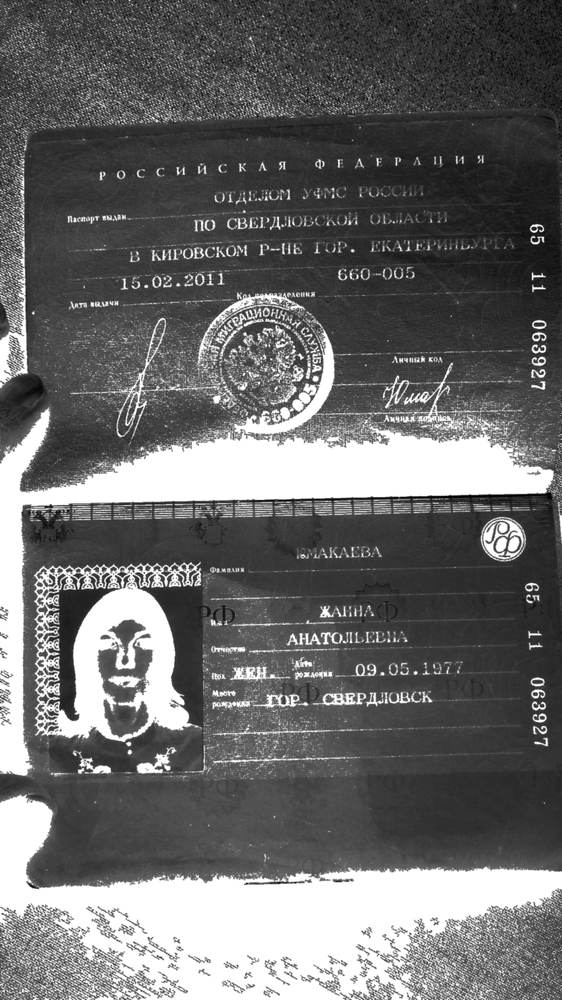
#> input picture cropped_img/9.png, 562 x 1000 px, shrunk from 1213 x 2158 before the run, given in place of 9.jpeg, which was not available
$ python test4.py
#> lines starting #> are read from the running program, lines starting #| are printed output that depends on the picture; after the words box and inside, x2 and y2 are one past the last pixel; in counts of white or black regions, pixels touching at a corner belong together; pictures that were not available may be replaced by others from this repository, and a replacement may not be noted
import cv2
import numpy as np
import pytesseract
from datetime import datetime
import pandas as pd

startTime = datetime.now()


img = cv2.imread('DataForOCR/9.jpeg')
#> img is the input picture: shape (1000, 562, 3); min 0, max 255, mean 106.2
gray = cv2.cvtColor(img, cv2.COLOR_BGR2GRAY)
invGamma = 1.0 / 0.3
table = np.array([((i / 255.0) ** invGamma) * 255 for i in np.arange(0, 256)]).astype(
    "uint8"
)

# apply gamma correction using the lookup table
gray = cv2.LUT(gray, table)
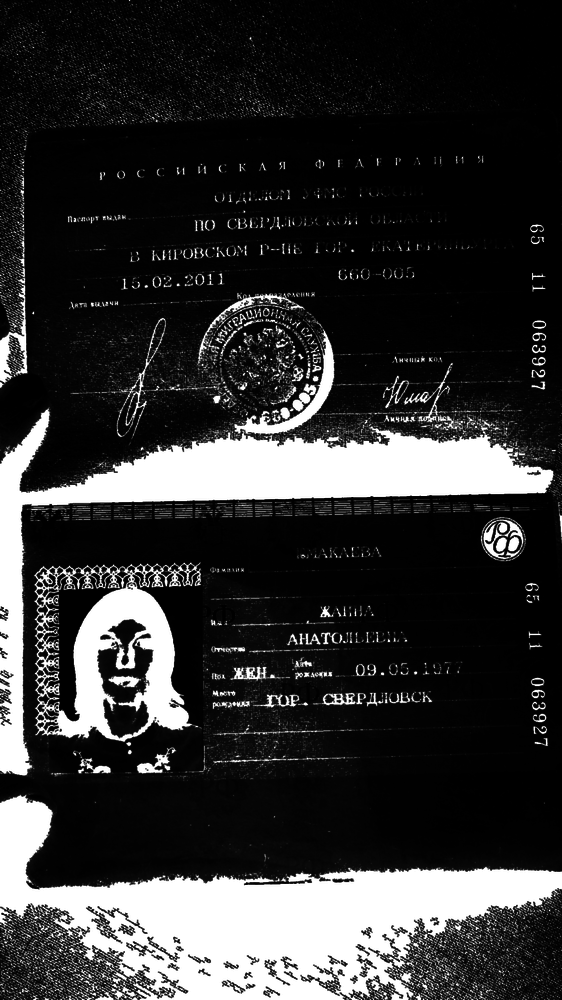
#> gray: shape (1000, 562); min 0, max 255, mean 52.1

ret, thresh1 = cv2.threshold(gray, 60, 255, cv2.THRESH_BINARY)
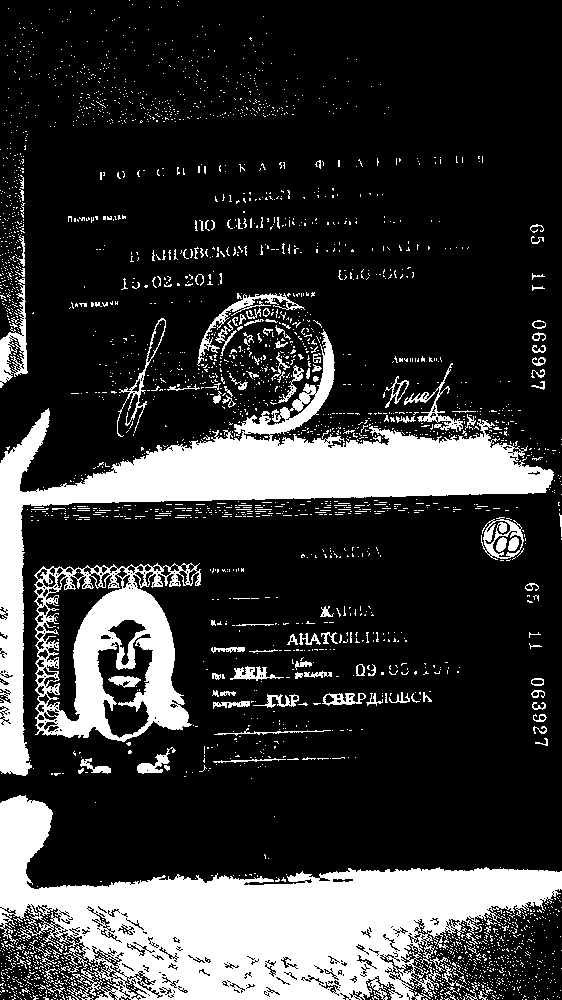
#> thresh1: shape (1000, 562); 21.5% white; 2971 white regions (2831 under 20 px)

contours, hierarchy = cv2.findContours(thresh1, cv2.RETR_TREE, cv2.CHAIN_APPROX_SIMPLE)[
    -2:
]
#> contours = 3951 contours, 3704 with area under 20; largest, box (x1, y1, x2, y2) and area: (0, 795, 562, 1000) 53932, (0, 329, 554, 776) 34942, (34, 563, 201, 742) 22510, (42, 574, 123, 722) 4164, (96, 633, 154, 739) 3356


def biggestRectangle(contours):
    biggest = None
    max_area = 0
    indexReturn = -1
    for index in range(len(contours)):
        i = contours[index]
        area = cv2.contourArea(i)
        if area > 100:
            peri = cv2.arcLength(i, True)
            approx = cv2.approxPolyDP(i, 0.1 * peri, True)
            if area > max_area:  # and len(approx)==4:
                biggest = approx
                max_area = area
                indexReturn = index
#> this loop made 3951 passes
#> (area, peri, biggest, max_area, indexReturn) on pass 815: (53932, 4007.6, [[0, 803], [561, 889]], 53932, 814)
#> (area, peri, approx) on passes 940, 1015, 1177, 1220, 1418, 1467: (146, 115.2, [[125, 984], [147, 993]]), (233, 173.1, [[87, 972], [118, 989]]), (329, 259.7, [[75, 949], [106, 969]]), (396, 272.2, [[424, 940], [422, 983]]), (238, 180.3, [[31, 905], [60, 921]]), (147, 110.4, [[81, 760], [110, 772]])
#> after the loop, indexReturn = 814; max_area = 53932
    return indexReturn


indexReturn = biggestRectangle(contours)
#> indexReturn = 814
hull = cv2.convexHull(contours[indexReturn])
#> hull = contour of 15 points, box (x1, y1, x2, y2) (0, 795, 562, 1000), area 84691

# create a crop mask
mask = np.zeros_like(img)  # Create mask where white is what we want, black otherwise
cv2.drawContours(mask, contours, indexReturn, 255, -1)  # Draw filled contour in mask
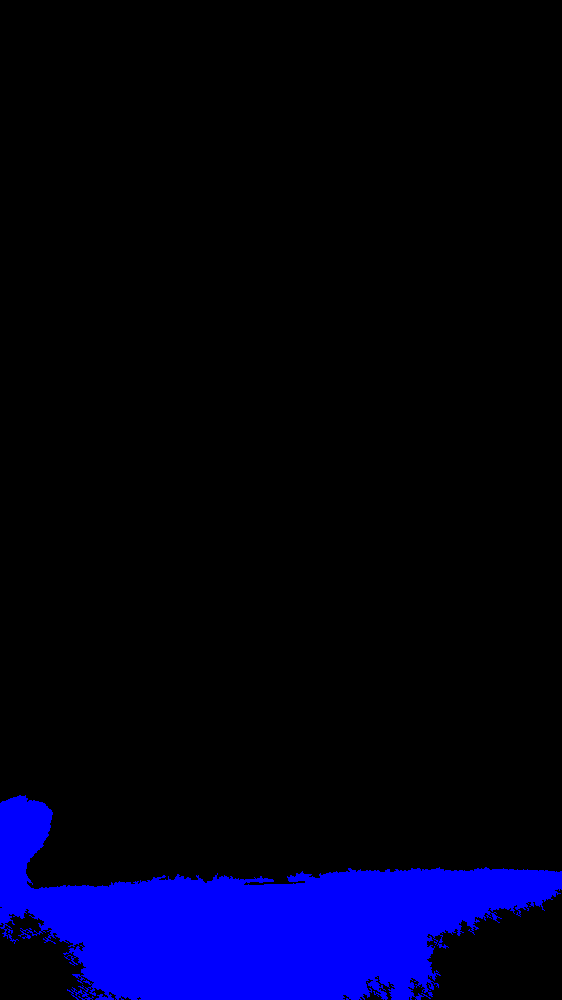
#> mask: shape (1000, 562, 3); mean of channels 0, 1, 2 25.2, 0, 0; drawn as B, G, R
out = np.zeros_like(img)  # Extract out the object and place into output image
out[mask == 255] = img[mask == 255]
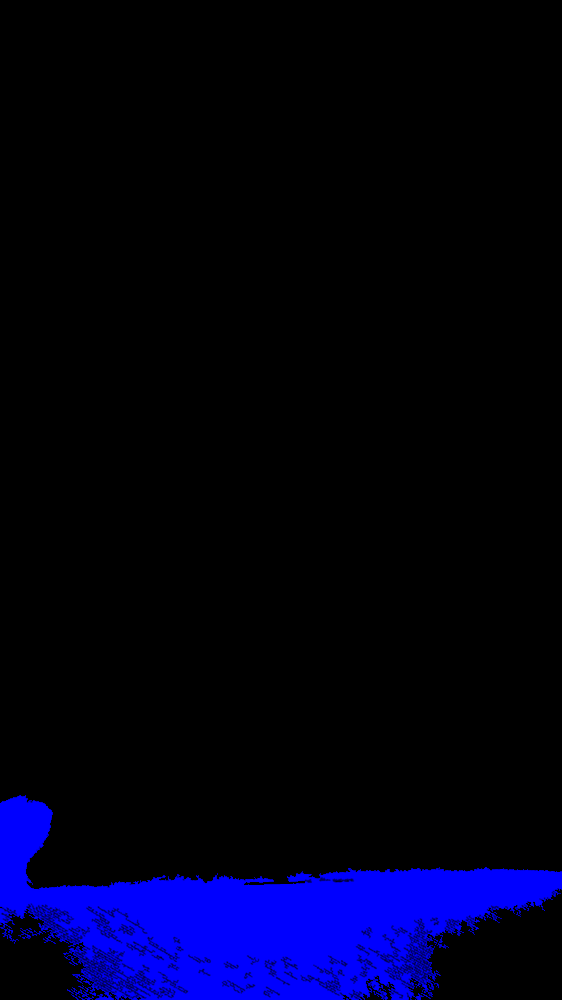
#> out: shape (1000, 562, 3); mean B, G, R 23.6, 0, 0

# crop the image
(y, x, _) = np.where(mask == 255)
(topy, topx) = (np.min(y), np.min(x))
#> topy = 795; topx = 0
(bottomy, bottomx) = (np.max(y), np.max(x))
#> bottomy = 999; bottomx = 561
out = img[topy : bottomy + 1, topx : bottomx + 1, :]
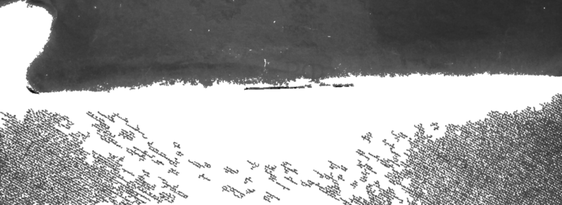
#> out: shape (205, 562, 3); min 2, max 255, mean 160.3


# predict tesseract
lang = "rus"
config = "--psm 6 --oem 3"
custom_oem_psm_config = r'--oem 3 --psm 6 -c tessedit_char_whitelist=АБВГДЕЁЖЗИЙКЛМНОПРСТУФХЦЧШЩЪЫЬЭЮЯабвгдеёжзийклмнопрстуфхцчшщъыьэюя'

out_rgb = cv2.cvtColor(out, cv2.COLOR_BGR2RGB)

# uncomment to see raw prediction
# print(pytesseract.image_to_string(out_rgb, lang=lang, config=config))


#> (the run stopped early here; a loop or call above may not have finished)
